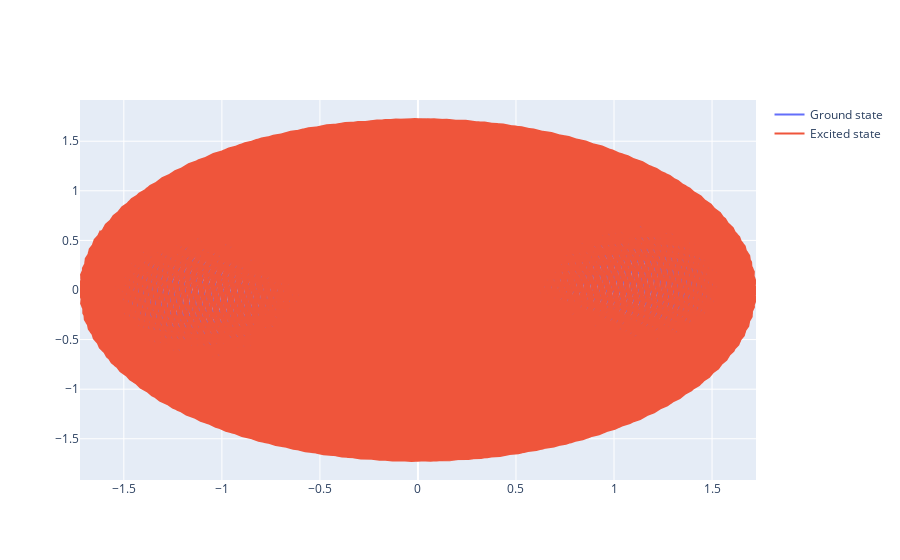

The cell this chart's notebook holds for it:
### Code cell
plotIQ(exp, sequence, model.ann_opers[1])

### Figure 1 — Plotly figure (JSON) as saved in the notebook; plotly's stock layout.template omitted (floating-point values rounded to 4 significant figures; data arrays with more than 128 entries replaced by an {"elided": "..."} marker saying what was removed)
{"data": [{"mode": "lines", "name": "Ground state", "type": "scatter", "x": {"elided": "10001 float values"}, "y": {"elided": "10001 float values"}}, {"mode": "lines", "name": "Excited state", "type": "scatter", "x": {"elided": "10001 float values"}, "y": {"elided": "10001 float values"}}], "layout": {}}
